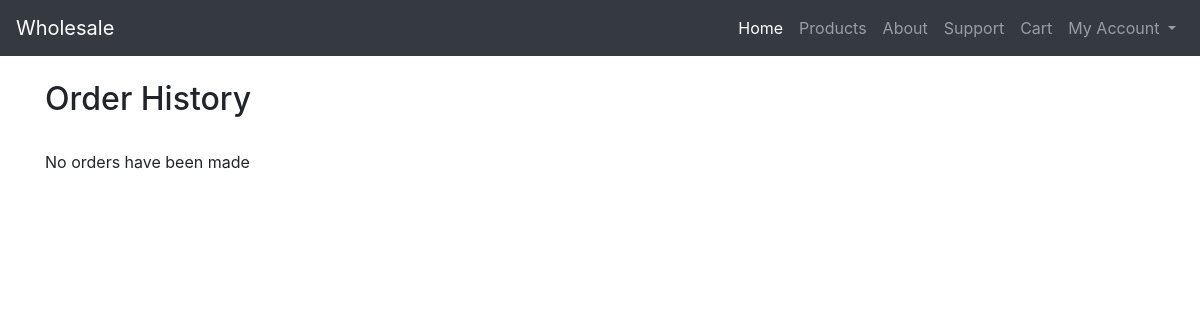
The app's page /order/ (signed in), older data.
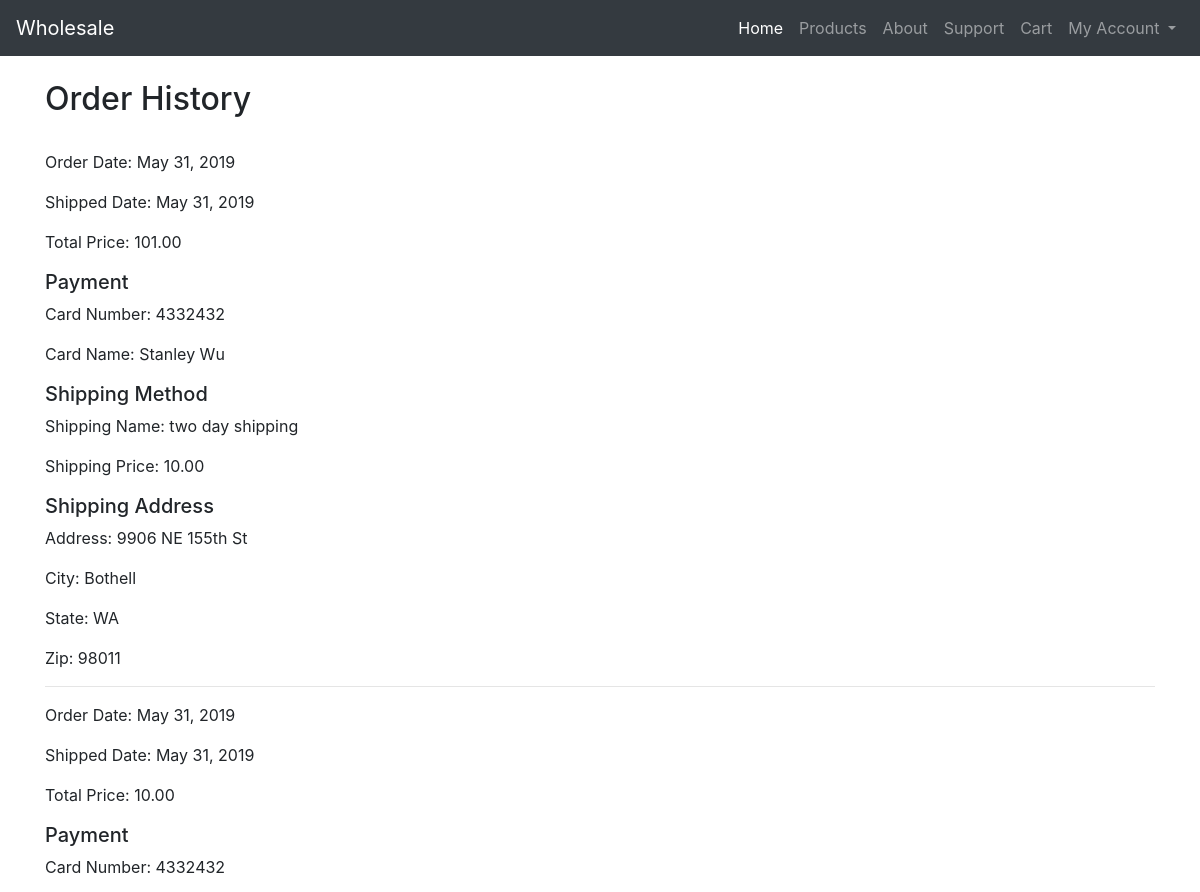
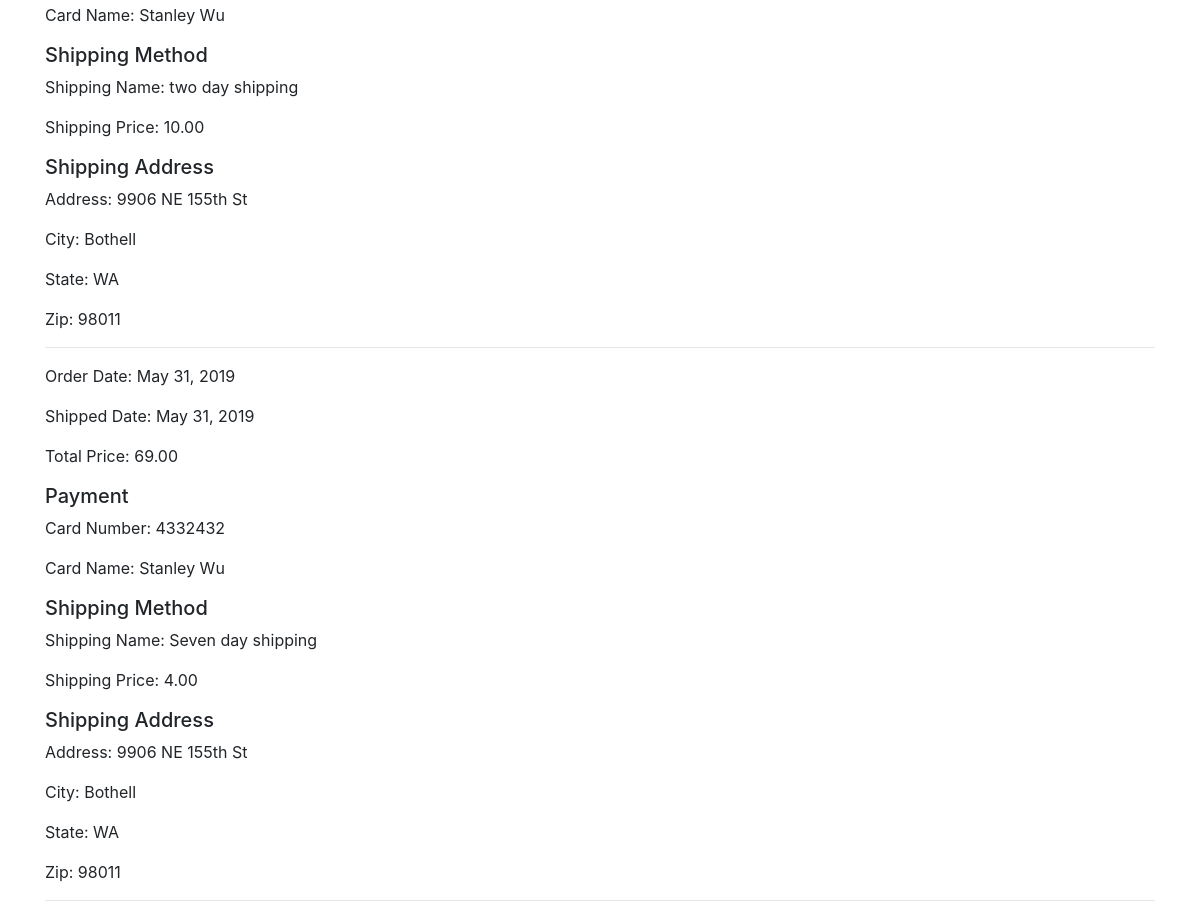
The same page, newer data (2 pictures, top to bottom).
### wholesale/models.py (models this page shows)
class Order(models.Model):
    customer = models.ForeignKey(Customers, on_delete=models.CASCADE)
    orderDate = models.DateField()
    shippedDate = models.DateField()
    totalPrice = models.DecimalField(max_digits=10, decimal_places=2)
    payment = models.ForeignKey(Payment, on_delete=models.CASCADE)
    shippingMethod = models.ForeignKey(ShippingMethod, on_delete=models.CASCADE)
    shippingAddress = models.ForeignKey(ShippingAddress, on_delete=models.CASCADE)

class Payment(models.Model):
    CardNumber = models.IntegerField()
    Name = models.CharField(max_length=50)

class ShippingMethod(models.Model):
    ShipMethName = models.CharField(max_length = 80, unique=True)
    ShipMethDesc = models.TextField(max_length=250)
    ShipMethPrice = models.DecimalField(max_digits=10, decimal_places=2)

class ShippingAddress(models.Model):
    custID = models.ForeignKey(Customers, on_delete=models.CASCADE)
    shipAddFname = models.CharField(null=True, max_length=50)
    shipAddLname = models.CharField(null=True, max_length=50)
    businessName = models.CharField(null=True, max_length=50)
    shipAddAddress = models.CharField(max_length = 80)
    shipAddCity = models.CharField(max_length = 50)
    shipAddState = models.CharField(max_length = 2)
    shipAddZip = models.CharField(max_length = 20)
    shipAddPhone = models.CharField(max_length = 20)

### wholesale/views.py (the view)
# urls.py: path('order/', views.order, name='order')
@csrf_exempt
def order(request):
    if request.user.is_authenticated:
        u = User.objects.get(id = request.user.id)
        customer = u.customers
        order = Order.objects.filter(customer=customer)
        return render(request, "account/order.html", {'order': order})
    else:
        return HttpResponse(status = status.HTTP_403_FORBIDDEN)

### wholesale/templates/account/order.html (shortened to what this page needs)
{% extends 'base.html' %}
{% block content %}
<h2>Order History</h2></br>
{% if order|length > 0 %}
{% for value in order %}
<p>Order Date: {{ value.orderDate }}</p>
<p>Shipped Date: {{ value.shippedDate }}</p>
<p>Total Price: {{ value.totalPrice }}</p>
<h5>Payment</h5>
<p>Card Number: {{ value.payment.CardNumber }}</p>
<p>Card Name: {{ value.payment.Name }}</p>
<h5>Shipping Method</h5>
<p>Shipping Name: {{ value.shippingMethod.ShipMethDesc }}</p>
<p>Shipping Price: {{ value.shippingMethod.ShipMethPrice }}</p>
<h5>Shipping Address</h5>
<p>Address: {{ value.shippingAddress.shipAddAddress }}</p>
<p>City: {{ value.shippingAddress.shipAddCity }}</p>
<p>State: {{ value.shippingAddress.shipAddState }}</p>
<p>Zip: {{ value.shippingAddress.shipAddZip }}</p>
<hr>
{% endfor %}
{% else %}
<p>No orders have been made</p>
{% endif %}
{% endblock %}

### wholesale/templates/base.html (shortened to what this page needs)
<!doctype html>
<html lang="en">
<head>
  {% load static %}
  <link rel="stylesheet" href="https://stackpath.bootstrapcdn.com/bootstrap/4.3.1/css/bootstrap.min.css"
>
  <link rel="stylesheet" type="text/css" href="{% static 'style.css' %}">
</head>
<body>
  <nav class="navbar navbar-expand-lg navbar-dark bg-dark">
    <a class="navbar-brand" href="{% url 'home' %}">Wholesale</a>
    <div class="collapse navbar-collapse" id="navbarSupportedContent">
      <ul class="navbar-nav ml-auto">
        <li class="nav-item active">
          <a class="nav-link" href="{% url 'home' %}">Home <span class="sr-only">(current)</span></a>
        </li>
        <li class="nav-item">
          <a class="nav-link" href="{% url 'category' %}">Products</a>
        </li>
        <li class="nav-item">
          <a class="nav-link" href="{% url 'about' %}">About</a>
        </li>
        <li class="nav-item">
          <a class="nav-link" href="{% url 'support' %}">Support</a>
        </li>
        {% if user.is_authenticated %}
        <li class="nav-item">
          <a class="nav-link" href="{% url 'cart' %}">Cart</a>
        </li>
        <li class="nav-item dropdown">
          <a class="nav-link dropdown-toggle" id="navbarDropdown" role="button" data-toggle="dropdown"
            aria-haspopup="true" aria-expanded="false">
            My Account
          </a>
        </li>
        {% else %}
        <li class="nav-item">
          <a class="nav-link" href="{% url 'signin' %}">Sign in/Register</a>
        </li>
        {% endif %}
      </ul>
    </div>
  </nav>
  <br>
  <div class="container">
    {% block content %}
    {% endblock %}
  </div>
</body>
</html>

### wholesale/static/style.css (style rules this page uses)
a, a:hover { color: black }

Row changes from the older to the newer data that the page shows:
added Order: orderDate "May 31, 2019", shippedDate "May 31, 2019", totalPrice "101.00", payment.CardNumber "4332432", payment.Name "Stanley Wu", shippingMethod.ShipMethDesc "two day shipping", shippingMethod.ShipMethPrice "10.00", shippingAddress.shipAddAddress "9906 NE 155th St", shippingAddress.shipAddCity "Bothell", shippingAddress.shipAddState "WA", shippingAddress.shipAddZip "98011"
added Order: orderDate "May 31, 2019", shippedDate "May 31, 2019", totalPrice "10.00", payment.CardNumber "4332432", payment.Name "Stanley Wu", shippingMethod.ShipMethDesc "two day shipping", shippingMethod.ShipMethPrice "10.00", shippingAddress.shipAddAddress "9906 NE 155th St", shippingAddress.shipAddCity "Bothell", shippingAddress.shipAddState "WA", shippingAddress.shipAddZip "98011"
added Order: orderDate "May 31, 2019", shippedDate "May 31, 2019", totalPrice "69.00", payment.CardNumber "4332432", payment.Name "Stanley Wu", shippingMethod.ShipMethDesc "Seven day shipping", shippingMethod.ShipMethPrice "4.00", shippingAddress.shipAddAddress "9906 NE 155th St", shippingAddress.shipAddCity "Bothell", shippingAddress.shipAddState "WA", shippingAddress.shipAddZip "98011"
Text that changed along with them:
text no longer shown: "No orders have been made"
